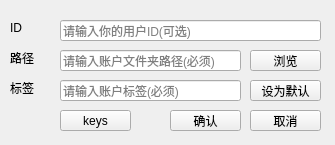
<?xml version="1.0" encoding="UTF-8"?>
<ui version="4.0">
 <class>edit</class>
 <widget class="QWidget" name="edit">
  <property name="geometry">
   <rect>
    <x>0</x>
    <y>0</y>
    <width>335</width>
    <height>145</height>
   </rect>
  </property>
  <property name="sizePolicy">
   <sizepolicy hsizetype="Fixed" vsizetype="Fixed">
    <horstretch>0</horstretch>
    <verstretch>0</verstretch>
   </sizepolicy>
  </property>
  <property name="windowTitle">
   <string>详情</string>
  </property>
  <widget class="QLineEdit" name="tag_edit">
   <property name="geometry">
    <rect>
     <x>60</x>
     <y>80</y>
     <width>181</width>
     <height>21</height>
    </rect>
   </property>
   <property name="toolTip">
    <string>在这里输入账户标签</string>
   </property>
   <property name="placeholderText">
    <string>请输入账户标签(必须)</string>
   </property>
   <property name="clearButtonEnabled">
    <bool>false</bool>
   </property>
  </widget>
  <widget class="QPushButton" name="cancel_button">
   <property name="geometry">
    <rect>
     <x>250</x>
     <y>110</y>
     <width>71</width>
     <height>21</height>
    </rect>
   </property>
   <property name="toolTip">
    <string>取消</string>
   </property>
   <property name="text">
    <string>取消</string>
   </property>
  </widget>
  <widget class="QLineEdit" name="user_id_edit">
   <property name="geometry">
    <rect>
     <x>60</x>
     <y>20</y>
     <width>261</width>
     <height>21</height>
    </rect>
   </property>
   <property name="toolTip">
    <string>在这里输入你的用户ID</string>
   </property>
   <property name="placeholderText">
    <string>请输入你的用户ID(可选)</string>
   </property>
   <property name="clearButtonEnabled">
    <bool>false</bool>
   </property>
  </widget>
  <widget class="QLabel" name="tag_label">
   <property name="geometry">
    <rect>
     <x>10</x>
     <y>80</y>
     <width>54</width>
     <height>16</height>
    </rect>
   </property>
   <property name="text">
    <string>标签</string>
   </property>
  </widget>
  <widget class="QLineEdit" name="folder_edit">
   <property name="geometry">
    <rect>
     <x>60</x>
     <y>50</y>
     <width>181</width>
     <height>21</height>
    </rect>
   </property>
   <property name="toolTip">
    <string>在这里输入你的账户文件夹路径</string>
   </property>
   <property name="placeholderText">
    <string>请输入账户文件夹路径(必须)</string>
   </property>
   <property name="clearButtonEnabled">
    <bool>false</bool>
   </property>
  </widget>
  <widget class="QLabel" name="user_id_label">
   <property name="geometry">
    <rect>
     <x>10</x>
     <y>20</y>
     <width>54</width>
     <height>16</height>
    </rect>
   </property>
   <property name="text">
    <string>ID</string>
   </property>
  </widget>
  <widget class="QLabel" name="folder_label">
   <property name="geometry">
    <rect>
     <x>10</x>
     <y>50</y>
     <width>54</width>
     <height>16</height>
    </rect>
   </property>
   <property name="text">
    <string>路径</string>
   </property>
  </widget>
  <widget class="QPushButton" name="confirm_button">
   <property name="geometry">
    <rect>
     <x>170</x>
     <y>110</y>
     <width>71</width>
     <height>21</height>
    </rect>
   </property>
   <property name="toolTip">
    <string>确认</string>
   </property>
   <property name="text">
    <string>确认</string>
   </property>
  </widget>
  <widget class="QPushButton" name="show_button">
   <property name="geometry">
    <rect>
     <x>60</x>
     <y>110</y>
     <width>71</width>
     <height>21</height>
    </rect>
   </property>
   <property name="toolTip">
    <string>显示登录所需编码后的内容</string>
   </property>
   <property name="text">
    <string>keys</string>
   </property>
  </widget>
  <widget class="QPushButton" name="browse_button">
   <property name="geometry">
    <rect>
     <x>250</x>
     <y>50</y>
     <width>71</width>
     <height>21</height>
    </rect>
   </property>
   <property name="toolTip">
    <string>选择账户文件夹目录</string>
   </property>
   <property name="text">
    <string>浏览</string>
   </property>
  </widget>
  <widget class="QPushButton" name="default_button">
   <property name="geometry">
    <rect>
     <x>250</x>
     <y>80</y>
     <width>71</width>
     <height>21</height>
    </rect>
   </property>
   <property name="toolTip">
    <string>将该账户设定为默认登录</string>
   </property>
   <property name="text">
    <string>设为默认</string>
   </property>
  </widget>
 </widget>
 <resources/>
 <connections/>
</ui>
